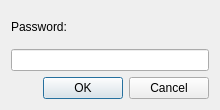
<?xml version="1.0" encoding="UTF-8"?>
<ui version="4.0">
 <class>PwDialog</class>
 <widget class="QDialog" name="PwDialog">
  <property name="geometry">
   <rect>
    <x>0</x>
    <y>0</y>
    <width>220</width>
    <height>110</height>
   </rect>
  </property>
  <property name="windowTitle">
   <string>Password</string>
  </property>
  <layout class="QVBoxLayout" name="verticalLayout">
   <item>
    <widget class="QLabel" name="lblPassword">
     <property name="text">
      <string>Password:</string>
     </property>
    </widget>
   </item>
   <item>
    <widget class="QLineEdit" name="edtPassword"/>
   </item>
   <item>
    <widget class="QDialogButtonBox" name="buttonBox">
     <property name="orientation">
      <enum>Qt::Horizontal</enum>
     </property>
     <property name="standardButtons">
      <set>QDialogButtonBox::Cancel|QDialogButtonBox::Ok</set>
     </property>
    </widget>
   </item>
  </layout>
 </widget>
 <resources/>
 <connections>
  <connection>
   <sender>buttonBox</sender>
   <signal>accepted()</signal>
   <receiver>PwDialog</receiver>
   <slot>accept()</slot>
   <hints>
    <hint type="sourcelabel">
     <x>248</x>
     <y>254</y>
    </hint>
    <hint type="destinationlabel">
     <x>157</x>
     <y>274</y>
    </hint>
   </hints>
  </connection>
  <connection>
   <sender>buttonBox</sender>
   <signal>rejected()</signal>
   <receiver>PwDialog</receiver>
   <slot>reject()</slot>
   <hints>
    <hint type="sourcelabel">
     <x>316</x>
     <y>260</y>
    </hint>
    <hint type="destinationlabel">
     <x>286</x>
     <y>274</y>
    </hint>
   </hints>
  </connection>
 </connections>
</ui>
